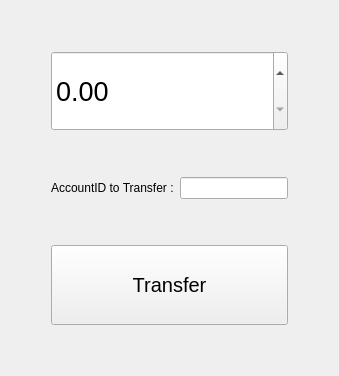
      <widget class="QWidget" name="TransferPage">
       <layout class="QVBoxLayout" name="verticalLayout_58">
        <item>
         <layout class="QHBoxLayout" name="horizontalLayout_110">
          <item>
           <spacer name="horizontalSpacer_43">
            <property name="orientation">
             <enum>Qt::Horizontal</enum>
            </property>
            <property name="sizeHint" stdset="0">
             <size>
              <width>40</width>
              <height>20</height>
             </size>
            </property>
           </spacer>
          </item>
          <item>
           <layout class="QVBoxLayout" name="verticalLayout_57">
            <item>
             <spacer name="verticalSpacer_28">
              <property name="orientation">
               <enum>Qt::Vertical</enum>
              </property>
              <property name="sizeHint" stdset="0">
               <size>
                <width>20</width>
                <height>40</height>
               </size>
              </property>
             </spacer>
            </item>
            <item>
             <layout class="QVBoxLayout" name="verticalLayout_56">
              <item>
               <widget class="QDoubleSpinBox" name="transfer_value">
                <property name="minimumSize">
                 <size>
                  <width>0</width>
                  <height>80</height>
                 </size>
                </property>
                <property name="font">
                 <font>
                  <pointsize>20</pointsize>
                 </font>
                </property>
                <property name="maximum">
                 <double>10000000000000000303786028427003666890752.000000000000000</double>
                </property>
               </widget>
              </item>
              <item>
               <spacer name="verticalSpacer_29">
                <property name="orientation">
                 <enum>Qt::Vertical</enum>
                </property>
                <property name="sizeHint" stdset="0">
                 <size>
                  <width>20</width>
                  <height>40</height>
                 </size>
                </property>
               </spacer>
              </item>
              <item>
               <layout class="QHBoxLayout" name="horizontalLayout_109">
                <item>
                 <widget class="QLabel" name="label_70">
                  <property name="text">
                   <string>AccountID to Transfer :</string>
                  </property>
                 </widget>
                </item>
                <item>
                 <widget class="QLineEdit" name="in_accountID_transfer">
                  <property name="maxLength">
                   <number>8</number>
                  </property>
                 </widget>
                </item>
               </layout>
              </item>
              <item>
               <spacer name="verticalSpacer_30">
                <property name="orientation">
                 <enum>Qt::Vertical</enum>
                </property>
                <property name="sizeHint" stdset="0">
                 <size>
                  <width>20</width>
                  <height>40</height>
                 </size>
                </property>
               </spacer>
              </item>
              <item>
               <widget class="QPushButton" name="transfer_button_4">
                <property name="minimumSize">
                 <size>
                  <width>200</width>
                  <height>80</height>
                 </size>
                </property>
                <property name="font">
                 <font>
                  <pointsize>15</pointsize>
                 </font>
                </property>
                <property name="cursor">
                 <cursorShape>PointingHandCursor</cursorShape>
                </property>
                <property name="text">
                 <string>Transfer</string>
                </property>
               </widget>
              </item>
             </layout>
            </item>
            <item>
             <spacer name="verticalSpacer_31">
              <property name="orientation">
               <enum>Qt::Vertical</enum>
              </property>
              <property name="sizeHint" stdset="0">
               <size>
                <width>20</width>
                <height>40</height>
               </size>
              </property>
             </spacer>
            </item>
           </layout>
          </item>
          <item>
           <spacer name="horizontalSpacer_44">
            <property name="orientation">
             <enum>Qt::Horizontal</enum>
            </property>
            <property name="sizeHint" stdset="0">
             <size>
              <width>40</width>
              <height>20</height>
             </size>
            </property>
           </spacer>
          </item>
         </layout>
        </item>
       </layout>
      </widget>
